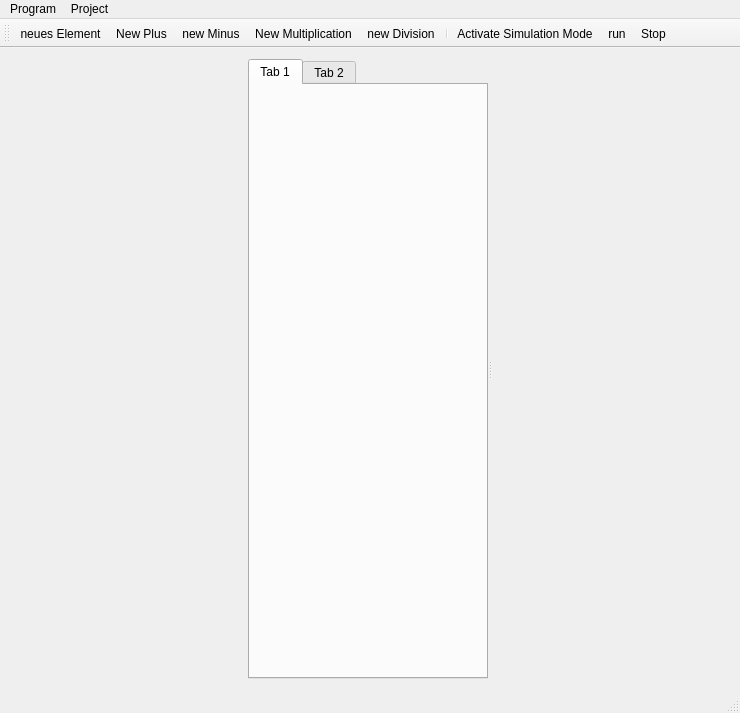
<?xml version="1.0" encoding="UTF-8"?>
<ui version="4.0">
 <class>MainWindow</class>
 <widget class="QMainWindow" name="MainWindow">
  <property name="geometry">
   <rect>
    <x>0</x>
    <y>0</y>
    <width>740</width>
    <height>713</height>
   </rect>
  </property>
  <property name="windowTitle">
   <string>MainWindow</string>
  </property>
  <widget class="QWidget" name="centralwidget">
   <layout class="QGridLayout" name="gridLayout">
    <item row="0" column="0">
     <widget class="QSplitter" name="splitter">
      <property name="sizePolicy">
       <sizepolicy hsizetype="Maximum" vsizetype="Maximum">
        <horstretch>1</horstretch>
        <verstretch>1</verstretch>
       </sizepolicy>
      </property>
      <property name="minimumSize">
       <size>
        <width>0</width>
        <height>620</height>
       </size>
      </property>
      <property name="maximumSize">
       <size>
        <width>16777215</width>
        <height>16777215</height>
       </size>
      </property>
      <property name="orientation">
       <enum>Qt::Horizontal</enum>
      </property>
      <widget class="PX_TabWidget_main" name="tabWidget">
       <property name="sizePolicy">
        <sizepolicy hsizetype="Expanding" vsizetype="Expanding">
         <horstretch>1</horstretch>
         <verstretch>1</verstretch>
        </sizepolicy>
       </property>
       <property name="minimumSize">
        <size>
         <width>240</width>
         <height>0</height>
        </size>
       </property>
       <property name="sizeIncrement">
        <size>
         <width>1</width>
         <height>1</height>
        </size>
       </property>
       <widget class="QWidget" name="tab">
        <attribute name="title">
         <string>Tab 1</string>
        </attribute>
       </widget>
       <widget class="QWidget" name="tab_2">
        <attribute name="title">
         <string>Tab 2</string>
        </attribute>
       </widget>
      </widget>
      <widget class="QWidget" name="horizontalLayoutWidget">
       <layout class="QHBoxLayout" name="horizontalLayout"/>
      </widget>
     </widget>
    </item>
   </layout>
  </widget>
  <widget class="QMenuBar" name="menubar">
   <property name="geometry">
    <rect>
     <x>0</x>
     <y>0</y>
     <width>740</width>
     <height>21</height>
    </rect>
   </property>
   <widget class="QMenu" name="menuProgramm">
    <property name="title">
     <string>Program</string>
    </property>
    <addaction name="actionClose"/>
   </widget>
   <widget class="QMenu" name="menuProject">
    <property name="title">
     <string>Project</string>
    </property>
    <addaction name="actionNewProject"/>
    <addaction name="actionLoadProject"/>
    <addaction name="separator"/>
    <addaction name="actionSave"/>
    <addaction name="actionSave_As"/>
   </widget>
   <addaction name="menuProgramm"/>
   <addaction name="menuProject"/>
  </widget>
  <widget class="QStatusBar" name="statusbar"/>
  <widget class="QToolBar" name="toolBar">
   <property name="windowTitle">
    <string>toolBar</string>
   </property>
   <attribute name="toolBarArea">
    <enum>TopToolBarArea</enum>
   </attribute>
   <attribute name="toolBarBreak">
    <bool>false</bool>
   </attribute>
   <addaction name="actionNewElement"/>
   <addaction name="actionNewPlus"/>
   <addaction name="actionNewMinus"/>
   <addaction name="actionNewMultiplication"/>
   <addaction name="actionNewDivision"/>
   <addaction name="separator"/>
   <addaction name="actionActivate_Simulation_Mode"/>
   <addaction name="actionRun"/>
   <addaction name="actionStop"/>
  </widget>
  <action name="actionClose">
   <property name="text">
    <string>Exit</string>
   </property>
   <property name="toolTip">
    <string>PxLinX beenden</string>
   </property>
  </action>
  <action name="actionNewElement">
   <property name="icon">
    <iconset>
     <normaloff>../Icons/element32.png</normaloff>../Icons/element32.png</iconset>
   </property>
   <property name="text">
    <string>neues Element</string>
   </property>
   <property name="toolTip">
    <string>neues Element einfügen</string>
   </property>
  </action>
  <action name="actionNewConnector">
   <property name="icon">
    <iconset>
     <normaloff>../../../icons/conector32.png</normaloff>../../../icons/conector32.png</iconset>
   </property>
   <property name="text">
    <string>neuer Konnector</string>
   </property>
   <property name="toolTip">
    <string>neuer Konnector</string>
   </property>
  </action>
  <action name="actionNewPlus">
   <property name="icon">
    <iconset>
     <normaloff>../Icons/plus24.png</normaloff>../Icons/plus24.png</iconset>
   </property>
   <property name="text">
    <string>New Plus</string>
   </property>
  </action>
  <action name="actionNewMinus">
   <property name="icon">
    <iconset>
     <normaloff>../Icons/minus24.png</normaloff>../Icons/minus24.png</iconset>
   </property>
   <property name="text">
    <string>new Minus</string>
   </property>
  </action>
  <action name="actionNewDivision">
   <property name="icon">
    <iconset>
     <normaloff>../Icons/divide24.png</normaloff>../Icons/divide24.png</iconset>
   </property>
   <property name="text">
    <string>new Division</string>
   </property>
  </action>
  <action name="actionNewMultiplication">
   <property name="icon">
    <iconset>
     <normaloff>../Icons/multiply24.png</normaloff>../Icons/multiply24.png</iconset>
   </property>
   <property name="text">
    <string>New Multiplication</string>
   </property>
  </action>
  <action name="actionRun">
   <property name="icon">
    <iconset>
     <normaloff>../Icons/play24.png</normaloff>../Icons/play24.png</iconset>
   </property>
   <property name="text">
    <string>run</string>
   </property>
  </action>
  <action name="actionSave">
   <property name="text">
    <string>Save Project</string>
   </property>
  </action>
  <action name="actionSave_As">
   <property name="text">
    <string>Save Project As...</string>
   </property>
  </action>
  <action name="actionLoadProject">
   <property name="text">
    <string>Load Project</string>
   </property>
  </action>
  <action name="actionNewProject">
   <property name="text">
    <string>New Project</string>
   </property>
  </action>
  <action name="actionActivate_Simulation_Mode">
   <property name="checkable">
    <bool>true</bool>
   </property>
   <property name="icon">
    <iconset>
     <normaloff>../Icons/simulateMode24.png</normaloff>../Icons/simulateMode24.png</iconset>
   </property>
   <property name="text">
    <string>Activate Simulation Mode</string>
   </property>
  </action>
  <action name="actionMeasure">
   <property name="checkable">
    <bool>true</bool>
   </property>
   <property name="icon">
    <iconset>
     <normaloff>../Icons/measure24.png</normaloff>../Icons/measure24.png</iconset>
   </property>
   <property name="text">
    <string>Measure</string>
   </property>
  </action>
  <action name="actionStimulate">
   <property name="icon">
    <iconset>
     <normaloff>../Icons/stimulate24.png</normaloff>../Icons/stimulate24.png</iconset>
   </property>
   <property name="text">
    <string>Stimulate</string>
   </property>
  </action>
  <action name="actionStop">
   <property name="icon">
    <iconset>
     <normaloff>../Icons/stop24.png</normaloff>../Icons/stop24.png</iconset>
   </property>
   <property name="text">
    <string>Stop</string>
   </property>
   <property name="toolTip">
    <string>Stop Simulation</string>
   </property>
  </action>
 </widget>
 <customwidgets>
  <customwidget>
   <class>PX_TabWidget_main</class>
   <extends>QTabWidget</extends>
   <header location="global">PyLinXGui.PX_TabWidget_main</header>
   <container>1</container>
  </customwidget>
 </customwidgets>
 <resources/>
 <connections/>
</ui>
